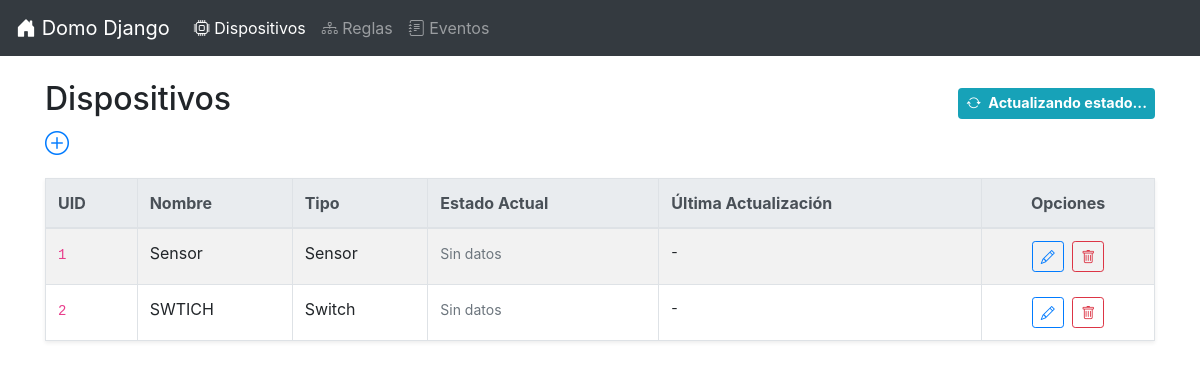
/devices/, run on an earlier commit of the app's database.
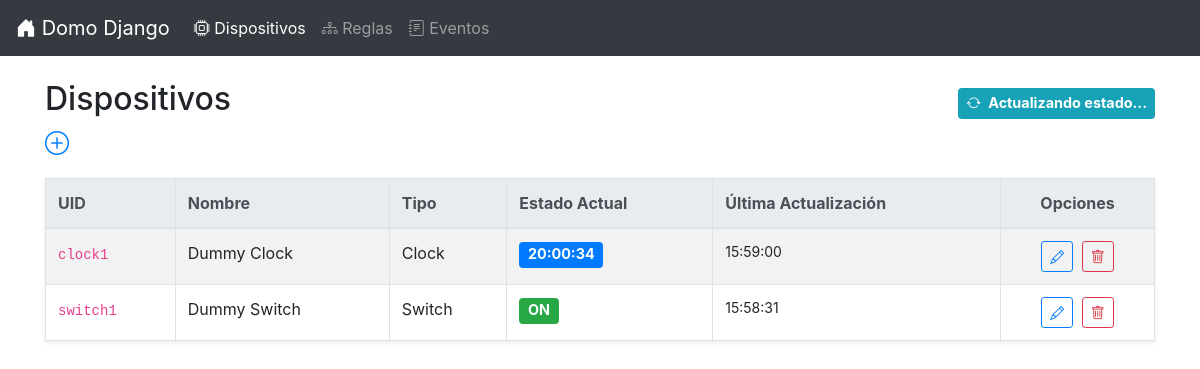
And on a later commit of the database.
### app/models.py (models this page shows, shortened)
class Device(models.Model):
    DEVICE_TYPES = [
        ('sensor', 'Sensor'),
        ('switch', 'Switch'),
        ('clock', 'Clock'),
    ]
    uid = models.CharField(max_length=100, unique=True, help_text="Identificador único")
    name = models.CharField(max_length=100, help_text="Nombre descriptivo")
    device_type = models.CharField(max_length=10, choices=DEVICE_TYPES, default='')
    host = models.CharField(max_length=100, default="localhost", blank=True, null=True)
    port = models.IntegerField(default=1883, blank=True, null=True)
    pid = models.IntegerField(blank=True, null=True, help_text="PID del subproceso del actor")
    probability = models.FloatField(blank=True, null=True, help_text="Probabilidad de fallo (0.0 a 1.0)")
    interval = models.FloatField(blank=True, null=True, help_text="Intervalo en segundos")
    min_value = models.IntegerField(blank=True, null=True, help_text="Valor mínimo")
    max_value = models.IntegerField(blank=True, null=True, help_text="Valor máximo")
    sensor_increment = models.IntegerField(blank=True, null=True, help_text="Incremento")
    start_time = models.CharField(max_length=8, blank=True, null=True, help_text="Hora de inicio (HH:MM:SS)")
    clock_increment = models.IntegerField(blank=True, null=True, help_text="Incremento en segundos")
    rate = models.FloatField(blank=True, null=True, help_text="Frecuencia (mensajes por segundo)")
    def get_last_event(self):
        return Event.objects.filter(device_uid=self.uid).order_by('-timestamp').first()

class Event(models.Model):
    timestamp = models.DateTimeField(auto_now_add=True)
    device_uid = models.CharField(max_length=100)
    event_type = models.CharField(max_length=50)
    description = models.TextField()
    class Meta:
        ordering = ["-timestamp"]

### app/views.py (the view)
# urls.py: path("devices/", views.DeviceListView.as_view(), name="devices"),
class DeviceListView(ListView):
    model = Device
    template_name = "app/device/device_list.html"
    context_object_name = "devices"

### app/templates/app/device/device_list.html (shortened to what this page needs)
{% extends 'app/base.html' %}
{% block content %}
<div class="d-flex justify-content-between align-items-center">
    <h2>Dispositivos</h2>
    <div class="badge badge-info p-2">
        <i class="bi-arrow-repeat mr-1"></i> Actualizando estado...
    </div>
</div>
<a href="{% url 'app:device_new' %}" class="top-menu" title="Añadir dispositivo"><i class="bi-plus-circle" style="font-size: 1.5rem"></i></a>
{% if devices %}
<table class="table table-bordered table-striped shadow-sm mt-3">
    <thead class="thead-light">
        <tr>
            <th>UID</th>
            <th>Nombre</th>
            <th>Tipo</th>
            <th>Estado Actual</th>
            <th>Última Actualización</th>
            <th class="text-center">Opciones</th>
        </tr>
    </thead>
    <tbody>
    {% for device in devices %}
    {% with last_event=device.get_last_event %}
    <tr>
        <td><code>{{ device.uid }}</code></td>
        <td>{{ device.name }}</td>
        <td>{{ device.get_device_type_display }}</td>
        <td>
            {% if last_event %}
                <span class="badge {% if 'ON' in last_event.description %}badge-success{% elif 'OFF' in last_event.description %}badge-secondary{% else %}badge-primary{% endif %}">
                    {{ last_event.description|truncatechars:30 }}
                </span>
            {% else %}
                <span class="text-muted small">Sin datos</span>
            {% endif %}
        </td>
        <td class="small">
            {% if last_event %}
                {{ last_event.timestamp|date:"H:i:s" }}
            {% else %}
                -
            {% endif %}
        </td>
        <td class="text-center">
            <a class="btn btn-sm btn-outline-primary mr-1" href="{% url 'app:device_edit' pk=device.pk %}" title="Editar">
                <i class="bi-pencil"></i>
            </a>
            <a class="btn btn-sm btn-outline-danger"
               href="#"
               data-toggle="modal"
               data-target="#removeDeviceModal"
               onclick="set_selected_device('{{ device.id }}')"
               title="Eliminar">
               <i class="bi-trash"></i>
            </a>
        </td>
    </tr>
    {% endwith %}
    {% endfor %}
    </tbody>
</table>
{% else %}
    <p class="mt-4 text-center text-muted">No hay dispositivos registrados</p>
{% endif %}
{% endblock %}

What changed in the data, as far as the page shows it:
removed Device: uid "1", name "Sensor", device_type "Sensor", shows "Sin datos"
removed Device: uid "2", name "SWTICH", device_type "Switch", shows "Sin datos"
added Device: uid "clock1", name "Dummy Clock", device_type "Clock", get_last_event.description "20:00:34", get_last_event.timestamp "15:59:00"
added Device: uid "switch1", name "Dummy Switch", device_type "Switch", get_last_event.description "ON", get_last_event.timestamp "15:58:31"
